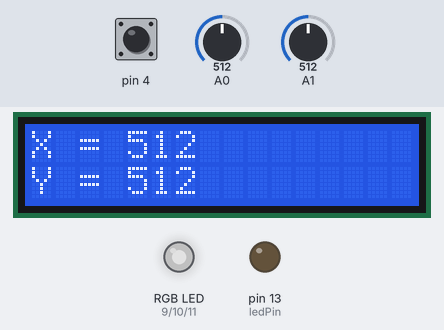
Simulated run of this sketch. Board: Arduino Uno, built with avr-gcc and run on an emulated ATmega328P. Shown: 16×2 character LCD, an RGB LED mixed from three pins (HIGH = lit), output pins drawn as LEDs (lit = HIGH). Dashed ring = blinking. The test bench sets the inputs (shaded band); at power-on: A0 = 512, A1 = 512, pin 4 HIGH. Dim RGB values are drawn brighter than linear; what the sketch prints to the serial monitor is not drawn.

Above: at 1.2 s.
1.3 s: A0 set to 349
At 1.7 s:
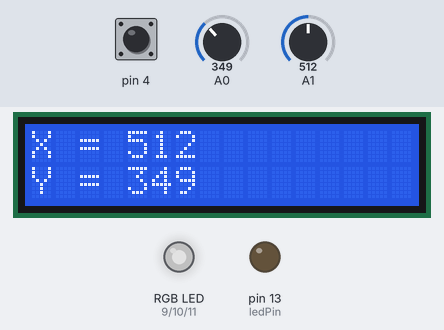
2.8 s: A0 set to 322
At 3.3 s:
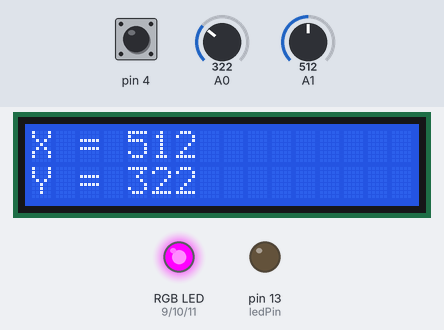
4.4 s: A1 set to 355
At 4.9 s:
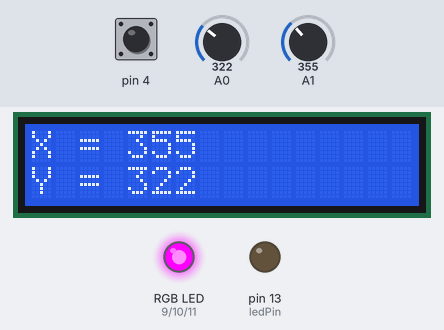
5.9 s: A1 set to 330
At 6.4 s:
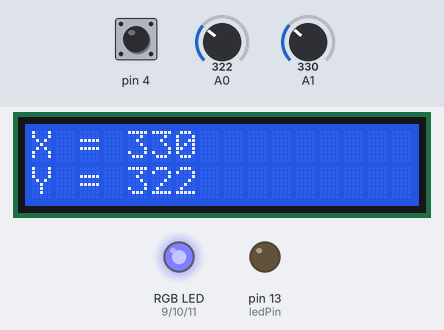
7.5 s: pin 4 pulled LOW for 1 s
At 7.86 s:
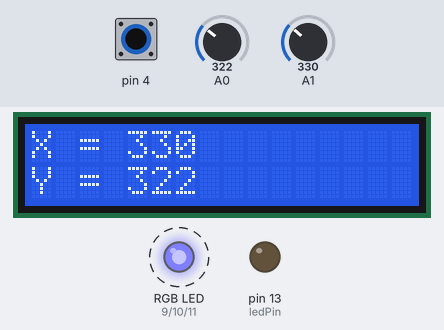
10.0 s: A1 set to 1023
At 11.0 s:
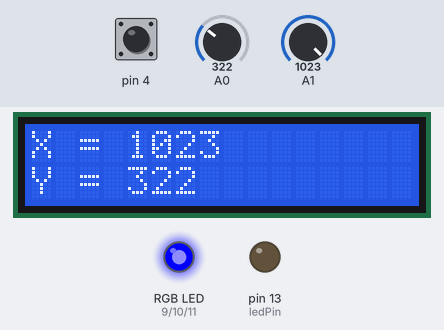
Timing chart, 0 to 13.0 s (numbered marks = the images above; inputs shaded):
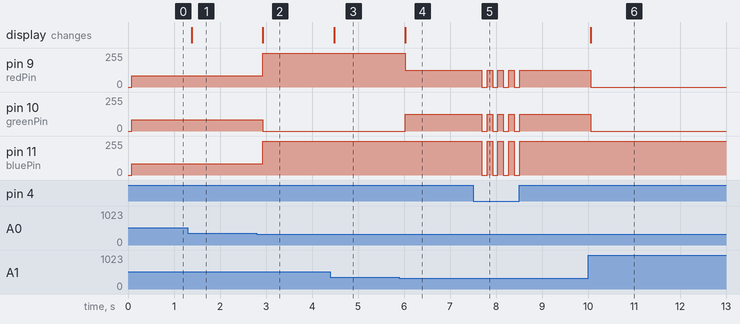

The sketch:

homework1.ino
```cpp
#include <Wire.h>
#include <LiquidCrystal_I2C.h>


LiquidCrystal_I2C lcd(0x27,16,2);  // (address, column, row)
int ledPin = 13; // 내부 LED 핀
int inputPin = 3; // PIR sensor 핀
int redPin = 9;
int greenPin = 10;
int bluePin = 11;
int red = 0;
int green = 0;
int blue = 0;

void setup() {
  pinMode(4, INPUT_PULLUP);
  // 스위치 핀을 내부 풀업 입력으로
  Serial.begin(9600); // 시리얼 통신 오픈
  lcd.init();
  lcd.backlight();
  pinMode(ledPin, OUTPUT); // 내부 LED 출력 설정
}
int led_switch = 1;
void loop() {
  int ver, hor, sel;
  ver = analogRead(A1); // x축 = 0~1023
  hor = analogRead(A0); // y축 = 0~1023
  sel = digitalRead(4); // 버튼 누르면 LOW, 떼면 HIGH

  lcd.clear();            // 화면 지우기
  lcd.setCursor(0, 0);    // 커서 이동 (column, row)
  lcd.print("X = ");   // 글자 출력
  lcd.print(ver);        // 변수 출력
  lcd.setCursor(0, 1);    // 커서 이동 (column, row)
  lcd.print("Y = ");
  lcd.print(hor);
  Serial.print("X = ");
  Serial.print(ver);
  Serial.print(", Y = ");
  Serial.println(hor);

  if (led_switch) {
    if (ver < 1023 * 2 / 3 && ver >= 1023 / 3 && hor < 1023 * 2 / 3 && hor >= 1023 / 3) {
      analogWrite(redPin, 1023 / 4 / 3);
      analogWrite(greenPin, 1023 / 4 / 3);
      analogWrite(bluePin, 1023 / 4 / 3);
      Serial.println("color change to number 1");
    }else if (ver >= 1023 * 2 / 3 && hor >= 1023 * 2 / 3) {
      analogWrite(redPin, 1023 / 4);
      analogWrite(greenPin, 0);
      analogWrite(bluePin, 0);
      Serial.println("color change to number 2");
    } else if (ver >= 1023 * 2 / 3 && hor < 1023 * 2 / 3 && hor >= 1023 / 3) {
      analogWrite(redPin, 0);
      analogWrite(greenPin, 1023 / 4);
      analogWrite(bluePin, 0);
      Serial.println("color change to number 3");
    } else if (ver >= 1023 * 2 / 3 && hor < 1023 / 3) {
      analogWrite(redPin, 0);
      analogWrite(greenPin, 0);
      analogWrite(bluePin, 1023 / 4);
      Serial.println("color change to number 4");
    } else if (ver < 1023 * 2 / 3 && ver >= 1023 / 3 && hor >= 1023 * 2 / 3) {
      analogWrite(redPin, 1023 / 4);
      analogWrite(greenPin, 1023 / 4);
      analogWrite(bluePin, 0);
      Serial.println("color change to number 5");
    } else if (ver < 1023 * 2 / 3 && ver >= 1023 / 3 && hor < 1023 / 3) {
      analogWrite(redPin, 1023 / 4);
      analogWrite(greenPin, 0);
      analogWrite(bluePin, 1023 / 4);
      Serial.println("color change to number 6");
    } else if (ver < 1023 / 3 && hor >= 1023 * 2 / 3) {
      analogWrite(redPin, 0);
      analogWrite(greenPin, 1023 / 4);
      analogWrite(bluePin, 1023 / 4);
      Serial.println("color change to number 7");
    } else if (ver < 1023 / 3 && hor < 1023 * 2 / 3 && hor >= 1023 / 3) {
      analogWrite(redPin, 1023 / 8);
      analogWrite(greenPin, 1023 / 4);
      analogWrite(bluePin, 1023 / 4);
      Serial.println("color change to number 8");
    } else if (ver < 1023 / 3 && hor < 1023 / 3) {
      analogWrite(redPin, 1023 / 8);
      analogWrite(greenPin, 1023 / 8);
      analogWrite(bluePin, 1023 / 4);
      Serial.println("color change to number 9");
    }
  } else {
    analogWrite(redPin, 0);
    analogWrite(greenPin, 0);
    analogWrite(bluePin, 0);
    Serial.println("LED is off now");
  }

  if(sel == HIGH){
    Serial.println("not pressed");
  }
  else{
    Serial.println("PRESSED!");
    if (led_switch) {
      led_switch = 0;
      Serial.println("LED on!");
    }
    else {
      led_switch = 1;
      Serial.println("LED off!");
    }
  }
  delay(100);
}
```

Measured:
- the behaviour switches between 341 and 340 on A0 (found by bisection; images 1 and 2)
- the behaviour switches between 341 and 340 on A1 (found by bisection; images 3 and 4)
- after the input at 1.3 s, the display: changes after 0.09 s (image 1)
- after the input at 2.8 s, pin 9 (redPin), pin 11 (bluePin): 85/255 → 255/255 after 0.13 s; pin 10 (greenPin): 85/255 → 0/255 after 0.13 s; the display: changes after 0.13 s (image 2)
- after the input at 4.4 s, the display: changes after 0.08 s (image 3)
- after the input at 5.9 s, pin 9 (redPin): 255/255 → 127/255 after 0.12 s; pin 10 (greenPin): 0/255 → 127/255 after 0.12 s; the display: changes after 0.12 s (image 4)
- after the input at 7.5 s, pin 9 (redPin), pin 10 (greenPin): alternates 127/255 for 0.12 s and 0/255 for 0.12 s, 8 changes in all, then stays 127/255, starting after 0.19 s; pin 11 (bluePin): alternates 255/255 for 0.12 s and 0/255 for 0.12 s, 8 changes in all, then stays 255/255, starting after 0.19 s
- after the input at 10.0 s, pin 9 (redPin), pin 10 (greenPin): 127/255 → 0/255 after 0.06 s; the display: changes after 0.06 s (image 6)
